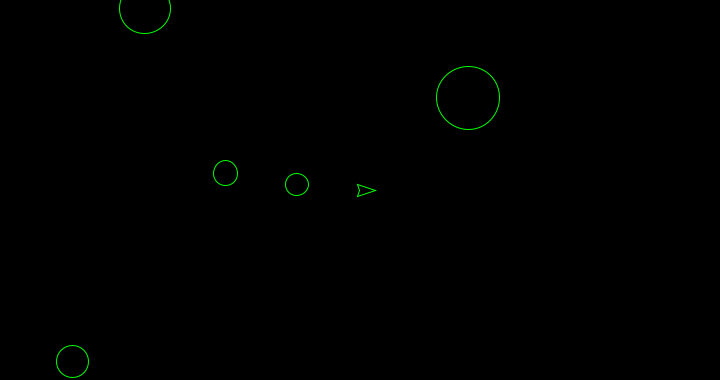
Frame 1 (no input)
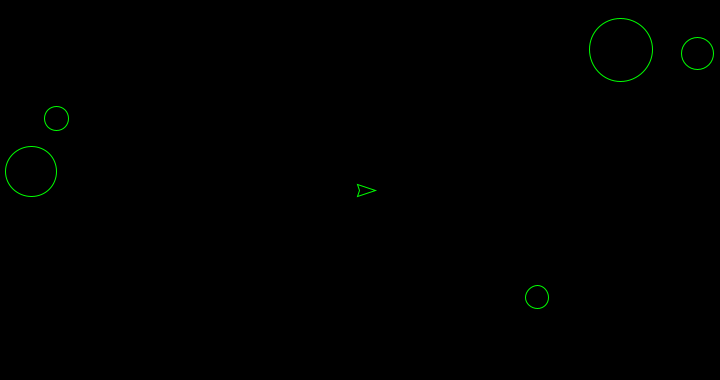
Frame 60 (the mouse pressed at the canvas centre just before this capture)
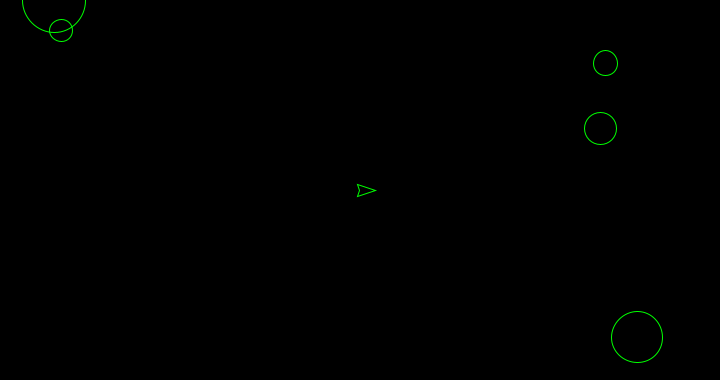
Frame 120 (the mouse held since frame 60 and released just before this capture)

The Processing sketch that drew these frames (run headless with seeded random() and noise(); from frame 60 on, the mouse is pressed at the canvas centre):

// Processing sketch: aug13b_game2
// ── aug13b_game2.pde
//Ship Vars
int ship_x, ship_y, ship_r_speed, max_speed;
float ship_x_speed, ship_y_speed, ship_rotation, ship_friction, ship_acceleration;
Boolean fireFlame = false;
//Bullet Vars
Boolean isBulletFired;
int bullet_x, bullet_y, bullet_speed;
float bullet_heading;
//Asteroid  Stuff
int num_roids = 5;
float[] roid_x = new float[num_roids];
float[] roid_y = new float[num_roids];
float[] roid_speed = new float[num_roids];
float[] roid_heading = new float[num_roids];
float[] roid_size = new float[num_roids];
// key presses, handles multiple key presses
final int keyDownArraySize = 127;
boolean[] keyDown = new boolean[keyDownArraySize];
void setup() {
  size(720, 380);
  frameRate(60);
  smooth();
    
  initShip();
  initKeyDownArray();
  initAsteroids();
  
  //init Bullet. When it is fired, more stuff is assigned.
  isBulletFired = false;
  bullet_speed = 8;
} 
void initShip() {
  ship_x = int(width  * .5);
  ship_y = int(height * .5);
  ship_acceleration = .15;
  ship_friction = .99;
  ship_r_speed = 12;
  max_speed = 10;
}
void initKeyDownArray() {
  for(int i=0; i<keyDownArraySize; i++) {
    keyDown[i] = false;
  }
}
void initAsteroids() {
  for (int i = 0; i<num_roids; i++) {
    roid_x[i] = random(width);
    roid_y[i] = random(height);
    roid_heading[i] = random(TWO_PI);//TWO_PI=360 degree
    roid_speed[i] = 2 + random(3); // value between 2-5
    roid_size[i] = 20 + random(50);
  }
}
void draw() {
    background(0);
    
    updateShip();
    updateRoids();
    if (isBulletFired) {
      updateBullet();
    }
    
    handleInput();
}
    
void updateShip() {
    //move ship
    moveShip();
    checkScreenBounds();
    
    //draw ship    
    drawShip();
}
void moveShip() { //moves ship
  constrain(ship_x_speed, -max_speed, max_speed);
  constrain(ship_y_speed, -max_speed, max_speed);
  ship_x += ship_x_speed;
  ship_y += ship_y_speed;
  
  //add friction
  ship_x_speed *= ship_friction;
  ship_y_speed *= ship_friction;
  
  if (abs(ship_x_speed) < .05) ship_x_speed = 0;
  if (abs(ship_y_speed) < .05) ship_y_speed = 0;
}
void drawShip() {
  noFill();
  stroke(0, 255, 0);
  strokeWeight(1);
  
  pushMatrix();
    translate(ship_x, ship_y);
    rotate(radians(ship_rotation));
    beginShape();
    vertex(15, 0);
    vertex(-3, 6);
    vertex(-1, 0);
    vertex(-3, -6);
    endShape(CLOSE);
    
    if (fireFlame) {
      beginShape();
        vertex(-8, 0);
        vertex(-2, 2);
        vertex(-1, 0);
        vertex(-2, -2);
      endShape(CLOSE);
      fireFlame = false;
    }
    
  popMatrix();
}
void checkScreenBounds() {
  //wrap left and right of screen
  if (ship_x > width) {
    ship_x = 0;
  } else if (ship_x < 0) {
    ship_x = width;
  }
  //wrap top and bottom of screen
  if (ship_y > height) {
    ship_y = 0;
  } else if (ship_y < 0) {
    ship_y = height;
  }
}
//------------------------------------------------------------------------- BULLET CONTROLS
void updateBullet() {
  checkBulletEdge();
  
  bullet_x += bullet_speed * cos(radians(bullet_heading));
  bullet_y += bullet_speed * sin(radians(bullet_heading));
  
  strokeWeight(frameCount%4 + 3);
  point(bullet_x, bullet_y);
  
}
void checkBulletEdge() {
  if ( (bullet_x > width) || (bullet_x < 0) || (bullet_y < 0) || (bullet_y > height) ) {
    isBulletFired = false;
  }
}
//------------------------------------------------------------------------- ASTEROID CONTROLS
void updateRoids() {
  for (int i = 0; i<num_roids; i++) {
    roid_x[i] += roid_speed[i] * cos(roid_heading[i]);
    roid_y[i] += roid_speed[i] * sin(roid_heading[i]);
    
    if (roid_x[i] > width) {
      roid_x[i] = 0;
    } else if (roid_x[i] < 0) {
      roid_x[i] = width;
    }
    if (roid_y[i] < 0) {
      roid_y[i] = height;
    } else if (roid_y[i] > height) {
      roid_y[i] = 0;
    }
    
    ellipse(roid_x[i], roid_y[i], roid_size[i], roid_size[i]);
    
  /*  if (isBulletFired) {
      if ( isHit(bullet_x, bullet_y, roid_x[i], roid_y[i], roid_size[i]) ) {
        roid_x[i] = random(width);
        roid_y[i] = random(height);
        roid_heading[i] = random(TWO_PI);
        roid_speed[i] = 2 + random(3); // value between 2-5
        roid_size[i] = 20 + random(50);
        score++;
      }
    }
    
    //hitTest ship
    if ( isHit(ship_x, ship_y, roid_x[i], roid_y[i], roid_size[i]) ){
      GAME_STATE++;
    }*/
  }
}

//------------------------------------------------------------------------- KEYBOARD CONTROLS
void handleInput() {
  if(keyDown[RIGHT]) {
    ship_rotation += ship_r_speed;
  }
  if(keyDown[LEFT]) {
    ship_rotation -= ship_r_speed;
  }
  if(keyDown[UP]) {
    fireFlame = true;
    ship_x_speed += ship_acceleration * cos(radians(ship_rotation));
    ship_y_speed += ship_acceleration * sin(radians(ship_rotation));
  }
  if(keyDown[DOWN]) {
    ship_x_speed -= ship_acceleration * cos(radians(ship_rotation));
    ship_y_speed -= ship_acceleration * sin(radians(ship_rotation));
  }
  if(keyDown[32]) {//32 == space
    if(isBulletFired == false) {
        //same as !isBulletFired
      isBulletFired = true;
      bullet_x = ship_x;
      bullet_y = ship_y;
      bullet_heading = ship_rotation;
    }
  }
}
void keyPressed() {
 // println(keyCode);
  if(keyCode < keyDownArraySize) {
    keyDown[keyCode] = true;
  }
}
void keyReleased() {
  if(keyCode < keyDownArraySize) {
    keyDown[keyCode] = false;
  }
}
